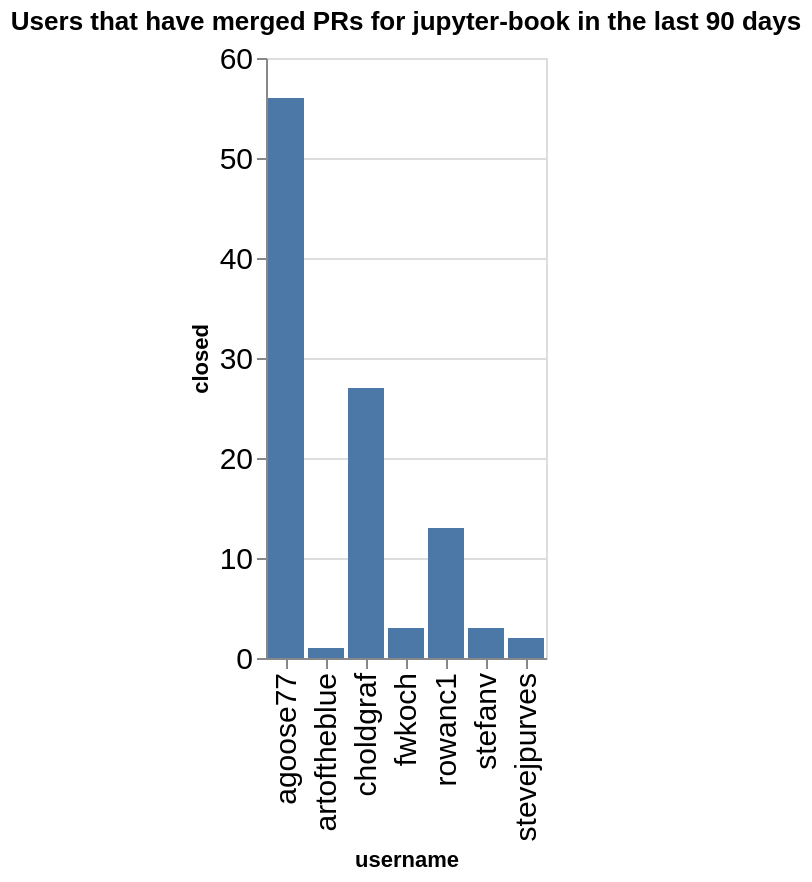

The code cell stored with this chart in its notebook:
### Code cell
charts = []
title = f"Users that have merged PRs for {github_org} in the last {n_days} days"
ch = alt.Chart(data=closed_by_repo.replace(np.nan, 0), title=title).mark_bar().encode(
    x='username',
    y='closed',
)
ch

### Figure 1 — Vega-Lite specification as saved in the notebook (floating-point values rounded to 4 significant figures)
{"config": {"axisLeft": {"labelFontSize": 15}, "axisBottom": {"labelFontSize": 15}}, "data": {"name": "data-ee9f596645d00fa01898cc6501afa55d"}, "mark": {"type": "bar"}, "encoding": {"x": {"field": "username", "type": "nominal"}, "y": {"field": "closed", "type": "quantitative"}}, "title": "Users that have merged PRs for jupyter-book in the last 90 days", "$schema": "https://vega.github.io/schema/vega-lite/v5.20.1.json", "datasets": {"data-ee9f596645d00fa01898cc6501afa55d": [{"name": "blog", "username": "agoose77", "closed": 4}, {"name": "example-landing-pages", "username": "agoose77", "closed": 1}, {"name": "example-landing-pages", "username": "choldgraf", "closed": 1}, {"name": "jupyter-book", "username": "agoose77", "closed": 1}, {"name": "jupyter-book", "username": "choldgraf", "closed": 2}, {"name": "myst-spec", "username": "choldgraf", "closed": 1}, {"name": "myst-theme", "username": "agoose77", "closed": 17}, {"name": "myst-theme", "username": "choldgraf", "closed": 1}, {"name": "myst-theme", "username": "rowanc1", "closed": 2}, {"name": "myst-theme", "username": "stefanv", "closed": 2}, {"name": "myst-theme", "username": "stevejpurves", "closed": 1}, {"name": "mystmd", "username": "agoose77", "closed": 29}, {"name": "mystmd", "username": "artoftheblue", "closed": 1}, {"name": "mystmd", "username": "choldgraf", "closed": 16}, {"name": "mystmd", "username": "fwkoch", "closed": 3}, {"name": "mystmd", "username": "rowanc1", "closed": 10}, {"name": "mystmd", "username": "stefanv", "closed": 1}, {"name": "mystmd", "username": "stevejpurves", "closed": 1}, {"name": "mystmd.org", "username": "agoose77", "closed": 3}, {"name": "mystmd.org", "username": "choldgraf", "closed": 2}, {"name": "mystmd.org", "username": "rowanc1", "closed": 1}, {"name": "team-compass", "username": "agoose77", "closed": 1}, {"name": "team-compass", "username": "choldgraf", "closed": 3}, {"name": "thebe", "username": "choldgraf", "closed": 1}]}}
